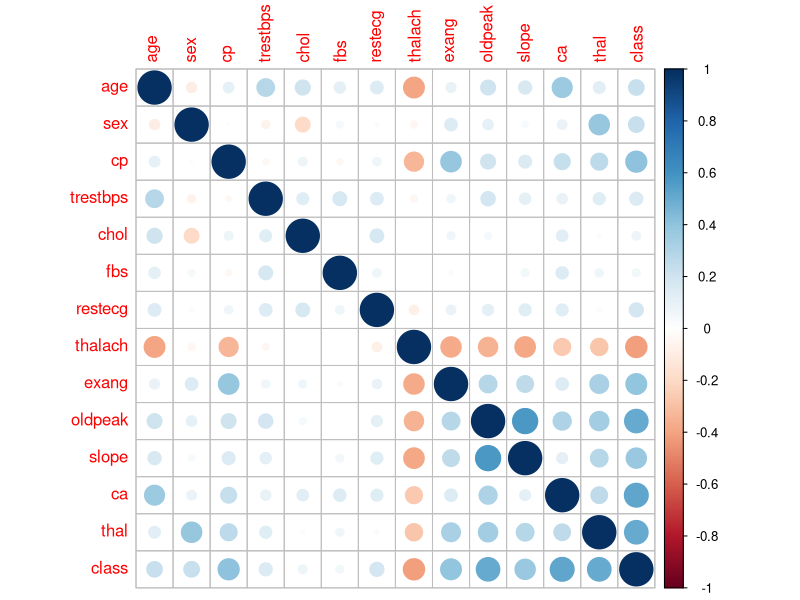
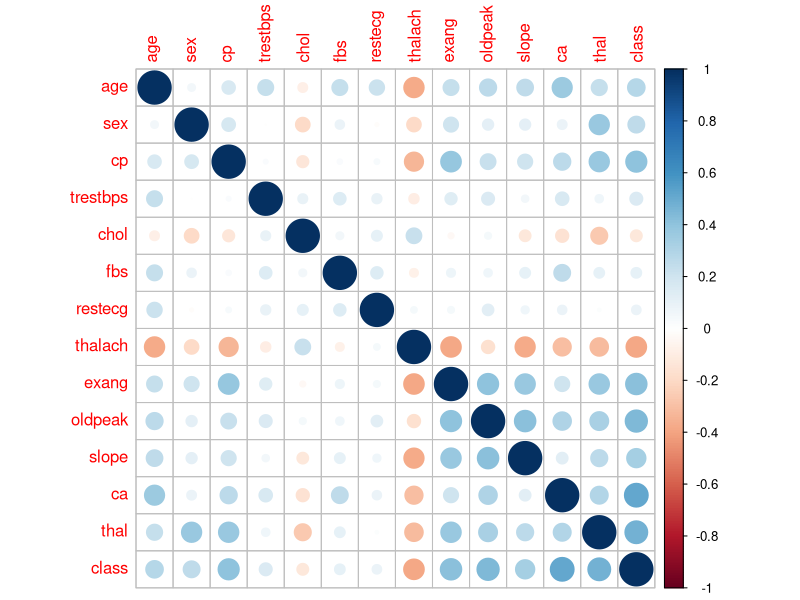

The R source for these figures, in order:
install.packages(c('corrplot', 'cluster', 'fpc'))
library(corrplot)

#Define normalize function 
normalize <- function(x) {
  return ((x - min(x)) / (max(x) - min(x)))
}

#==============================================================
# CLEVELAND DATA 
#==============================================================
#Open Cleveland Data
clevelanddata <- read.csv(file="processed.cleveland.csv", 
                          na.strings = "?", 
                          sep ="", 
                          col.names = c("age","sex", "cp", "trestbps", "chol", 
                                        "fbs", "restecg", "thalach", "exang", 
                                        "oldpeak", "slope", "ca", "thal", "class"))



#Fill in N/A with median of each column if the number of NA in each column is less than half of the data
for(i in 1:ncol(clevelanddata)){
  na <- sum(is.na(clevelanddata[,i]))
  halfdata <- (length(clevelanddata[,i]))/2
  
  if(na < halfdata) {
    clevelanddata[is.na(clevelanddata[,i]), i] <- median(clevelanddata[,i], na.rm = TRUE)}
}

#Normalize cleveland data
datanorm <- as.data.frame(lapply(clevelanddata, normalize))

#Create Pearson correlation coefficient
cors <- cor(datanorm, method = "pearson")
#Show Pearson correlation coefficient for attribute "class"
cors[,14]
#Show correlation plot
corrplot(cors)

#testing contributor modifcation

#==============================================================
# ALL 5 LABELS DATA 
#==============================================================
data <- read.csv(file="data.5_labels.csv")
#Normalize all data
alldatanorm <- as.data.frame(lapply(data, normalize))
#Create Pearson correlation coefficient
allcors <- cor(alldatanorm, method = "pearson")
#Show Pearson correlation coefficient for attribute "class"
allcors[,14]
#Show correlation plot
corrplot(allcors)
